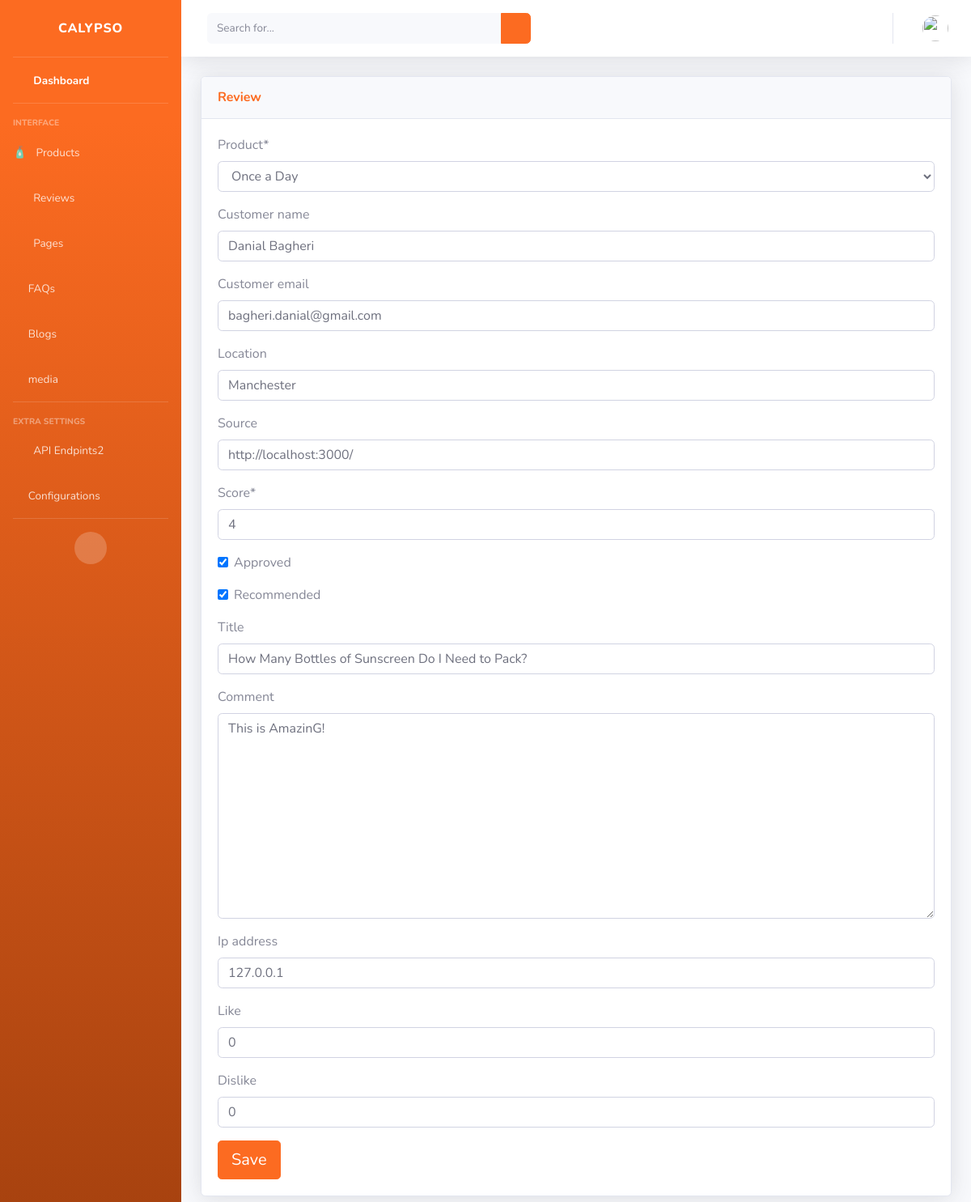
/dashboard/reviews/11/ (signed in), run on an earlier commit of the app's database.
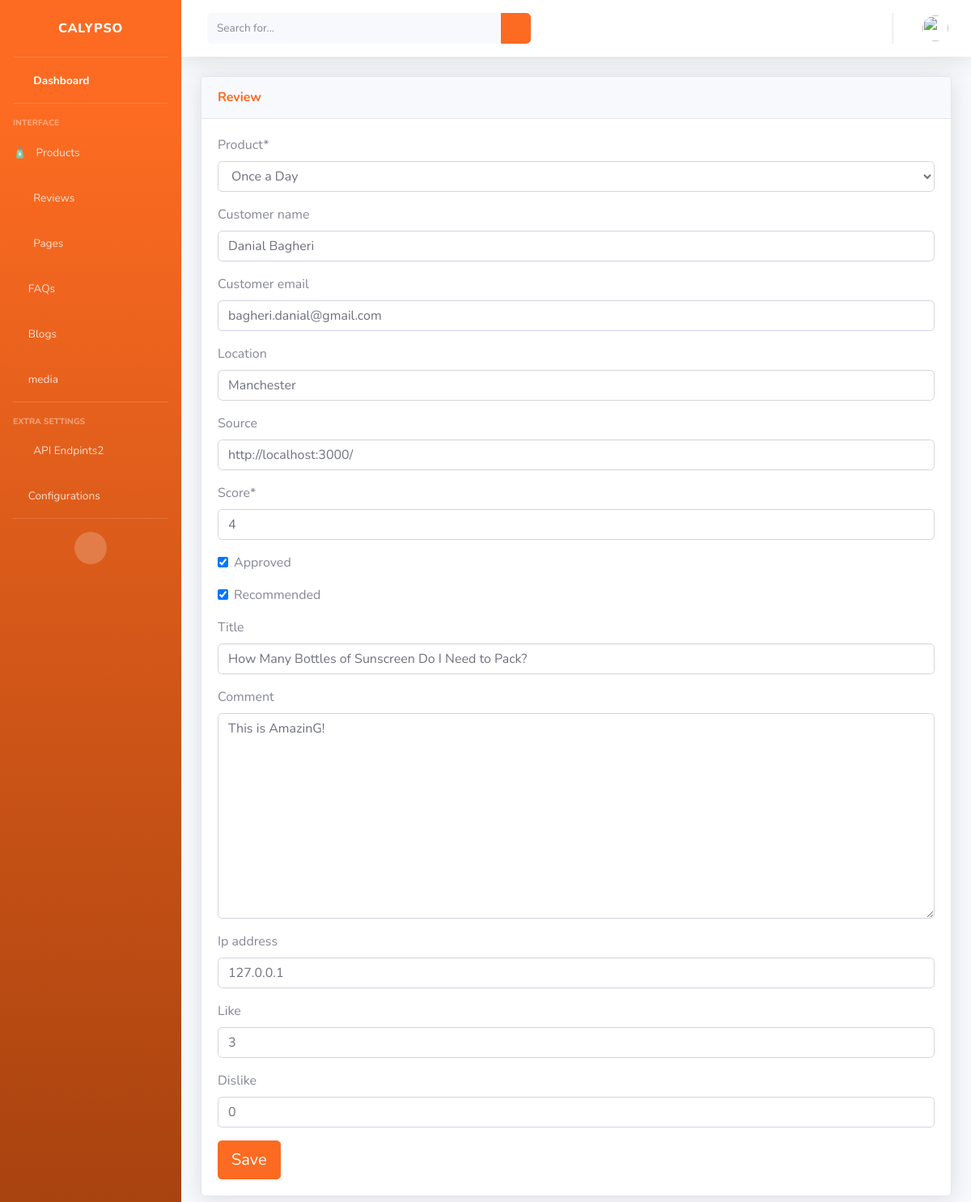
And on a later commit of the database.
### review/models/review.py (models this page shows, shortened)
class Review(models.Model):
    product = models.ForeignKey(
        to=Product,
        on_delete=models.SET_NULL,
        null=True,
    )
    user = models.ForeignKey(
        to=User,
        on_delete=models.SET_NULL,
        blank=True,
        null=True,
        verbose_name="user",
    )
    customer_name = models.CharField(
        max_length=200,
        blank=True,
        null=True,
    )
    customer_email = models.EmailField(
        max_length=254,
        blank=True,
        null=True,
    )
    location = models.CharField(
        max_length=200,
        blank=True,
        null=True,
    )
    source = models.CharField(
        max_length=200,
        blank=True,
        null=True,
    )
    score = models.PositiveIntegerField()
    approved = models.BooleanField(
        default=False,
    )
    recommended = models.BooleanField(
        default=False,
    )
    title = models.CharField(
        max_length=200,
        blank=True,
        null=True,
    )
    comment = models.TextField(
        blank=True,
    )
    ip_address = models.GenericIPAddressField(
        blank=True,
        null=True,
    )
    date_created = models.DateTimeField(
        auto_now_add=True,
    )
    like = models.PositiveIntegerField(
        default=0,
        blank=True,
        null=True,
    )
    dislike = models.PositiveIntegerField(
        default=0,
        blank=True,
        null=True,
    )
    reply = models.ManyToManyField(
        to=Reply,
        blank=True,
        related_name="review",
        verbose_name="Replies",
    )
    opened = models.BooleanField(
        default=False,
    )
    class Meta:
        ordering = ("-date_created",)
    def save(self, *args, **kwargs):
        if self.score > 5:
            self.score = 5
        super(Review, self).save(*args, **kwargs)

### dashboard/views.py (the view)
# urls.py: path('reviews/<int:pk>/', views.ReviewEditView.as_view(),
class ReviewEditView(StaffRequiredMixin, UpdateView):
    model = Review
    template_name = 'dashboard/reviews/edit.html'
    form_class = ReviewForm
    success_url = reverse_lazy('dashboard:reviews')
    def get_queryset(self):
        queryset = super().get_queryset()
        review_pk = self.kwargs.get("pk")
        instance = self.model.objects.get(pk=review_pk)
        instance.opened = True
        instance.save()
        return queryset

### dashboard/forms.py
class ReviewForm(forms.ModelForm):
    class Meta:
        model = Review
        fields = "__all__"
        exclude = ['reply', 'user', 'opened']

### dashboard/views.py (called while the page is built)
    def test_func(self):
        return self.request.user.is_staff

### product/models/product.py (called while the page is built)
    def __str__(self):
        return self.name

### templates/dashboard/reviews/edit.html (shortened to what this page needs)
{% extends "dashboard/admin-base.html" %} {% load static %}
{% load crispy_forms_tags %}
{% block content %}
<div class="container-fluid">
  <div class="card shadow mb-4">
    <div class="card-header py-3">
      <h6 class="m-0 font-weight-bold text-primary">Review</h6>
    </div>
    <div class="card-body">
      <div class="table-responsive">
        <form method="POST">
          {{ form| crispy}}
          <button type="submit" class="btn btn-lg btn-primary">Save</button>
        </form>
      </div>
    </div>
  </div>
</div>
{% endblock %}

What changed in the data, as far as the page shows it:
changed Review "Once a Day": like "0" → "3"
